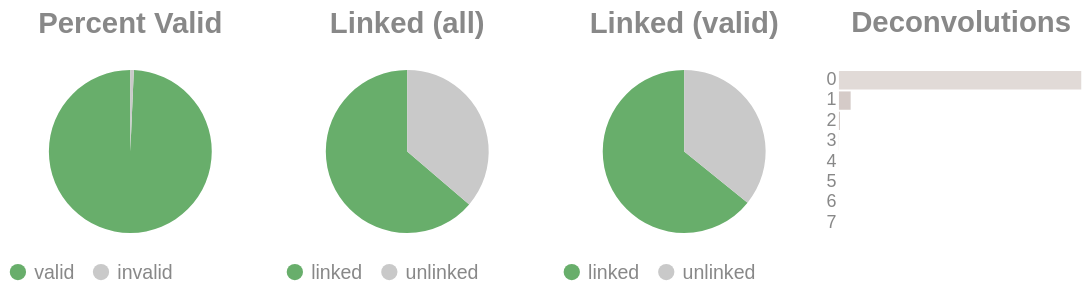

The code cell stored with this chart in its notebook:
### Code cell
if SKIPLR:
    pass
else:
    clash = Counter()
    for i in valids['molecule'].to_list():
        _mol = i.split("-")
        if len(_mol) == 1:
            clash.update('0')
        else:
            clash.update(_mol[-1])

    _d = {"deconvolutions": [], 'count': []}
    for k,v in clash.items():
        _d['deconvolutions'].append(k)
        _d['count'].append(v)

    tot_valid = valids['reads'].sum()
    mask = valids['reads'] >= 2
    n_linked_reads = valids.filter(mask)['reads'].sum()
    if n_linked_reads == 0:
        print_html("No linked molecules (>=2 reads) were detected; skipping linked-only distributions.")
        SKIPLR = True
    else:
        perc_valid = round(tot_valid / n_reads, 4)
        linked_perc_abs = round(n_linked_reads / n_reads, 4)
        linked_perc = round(n_linked_reads / tot_valid, 4)

    _valid = pl.DataFrame({"valids": ['valid', 'invalid'], "count": [tot_valid, n_reads - tot_valid]})
    _linked_abs = pl.DataFrame({"linked (absolute)": ['linked', 'unlinked'], "count": [n_linked_reads, n_reads - n_linked_reads]})
    _linked_rel = pl.DataFrame({"linked (valids)": ['linked', 'unlinked'], "count": [n_linked_reads, tot_valid - n_linked_reads]})

    (
        alt.hconcat(
            piechart(_valid, goodval = 'valid', title = "Percent Valid"),
            piechart(_linked_abs, goodval = "linked", title =  "Linked (all)"),
            piechart(_linked_rel, goodval = "linked", title =  "Linked (valid)"),
            convolutionbar(pl.DataFrame(_d), title = "Deconvolutions"),
            center = True,
            bounds = 'flush'
        )
        .resolve_scale(color='independent')
        .resolve_legend('independent')
        .properties(usermeta={'embedOptions': {"actions": False}})
    ).display()

### Figure 1 — Vega-Lite specification as saved in the notebook (floating-point values rounded to 4 significant figures)
{"width": "container", "height": 400, "config": {"title": {"anchor": "start", "dy": -15, "fontSize": 18, "color": "#888888", "subtitleColor": "#888888", "subtitleFontSize": 14}, "arc": {"fill": "#0072B2"}, "axis": {"domainColor": "#888888", "domainWidth": 0.5, "gridWidth": 0.2, "grid": false, "titleFontWeight": 400, "titleFontSize": 15, "labelFontSize": 11, "labelColor": "#888888", "tickColor": "#888888", "tickWidth": 0.2, "titleColor": "#888888"}, "axisBand": {"grid": false}, "axisX": {"grid": true, "tickSize": 10, "domainCap": "round"}, "axisY": {"domain": false, "grid": true, "tickSize": 0, "domainCap": "round"}, "background": "transparent", "header": {"labelFontSize": 15, "labelColor": "#888888", "titleFontSize": 15, "titleFontWeight": 600, "titleColor": "#888888"}, "legend": {"labelFont": "sans-serif", "labelFontSize": 12, "labelColor": "#888888", "symbolSize": 100, "symbolType": "circle", "titleFontSize": 12, "titlePadding": 10, "titleColor": "#888888", "title": null}, "range": {"category": ["#E69F00", "#56B4E9", "#009E73", "#F0E442", "#0072B2", "#D55E00", "#CC79A7", "#000000"], "diverging": ["#cfe8f3", "#a2d4ec", "#73bfe2", "#46abdb", "#1696d2", "#12719e"]}, "area": {"fill": "#0072B2", "fillOpacity": 0.7, "line": true, "strokeOpacity": 0.7}, "line": {"color": "#0072B2", "stroke": "#0072B2", "strokeWidth": 2}, "trail": {"color": "#0072B2", "stroke": "#0072B2", "strokeWidth": 0, "size": 1}, "point": {"filled": true, "fillOpacity": 1.0, "size": 95}, "text": {"color": "#888888", "fontSize": 11, "align": "right", "fontWeight": 400, "size": 11}, "bar": {"fill": "#0072B2", "stroke": null}, "view": {"stroke": null, "continuousWidth": 660, "continuousHeight": 400}}, "hconcat": [{"data": {"name": "data-e96e1db6dc7cfd2eb3643e4fb19ff349"}, "mark": {"type": "arc"}, "encoding": {"color": {"field": "valids", "legend": {"orient": "bottom", "title": null}, "scale": {"domain": ["valid", "invalid"], "range": ["#68ae6b", "#C9C9C9"]}, "title": "Valids", "type": "nominal"}, "theta": {"field": "count", "type": "quantitative"}, "tooltip": [{"field": "valids", "title": "Valids", "type": "ordinal"}, {"field": "percent", "format": ".2%", "title": "Percent", "type": "quantitative"}, {"field": "count", "title": "Count", "type": "quantitative"}]}, "height": 100, "title": {"text": "Percent Valid", "align": "center", "anchor": "middle"}, "transform": [{"calculate": "datum.count / 15290045", "as": "percent"}], "width": 150}, {"data": {"name": "data-292853fa6a3cb22e56d88815657b5e50"}, "mark": {"type": "arc"}, "encoding": {"color": {"field": "linked (absolute)", "legend": {"orient": "bottom", "title": null}, "scale": {"domain": ["linked", "unlinked"], "range": ["#68ae6b", "#C9C9C9"]}, "title": "Linked (Absolute)", "type": "nominal"}, "theta": {"field": "count", "type": "quantitative"}, "tooltip": [{"field": "linked (absolute)", "title": "Linked (Absolute)", "type": "ordinal"}, {"field": "percent", "format": ".2%", "title": "Percent", "type": "quantitative"}, {"field": "count", "title": "Count", "type": "quantitative"}]}, "height": 100, "title": {"text": "Linked (all)", "align": "center", "anchor": "middle"}, "transform": [{"calculate": "datum.count / 15290045", "as": "percent"}], "width": 150}, {"data": {"name": "data-4eea073ba7f1130f094568df6ddc5254"}, "mark": {"type": "arc"}, "encoding": {"color": {"field": "linked (valids)", "legend": {"orient": "bottom", "title": null}, "scale": {"domain": ["linked", "unlinked"], "range": ["#68ae6b", "#C9C9C9"]}, "title": "Linked (Valids)", "type": "nominal"}, "theta": {"field": "count", "type": "quantitative"}, "tooltip": [{"field": "linked (valids)", "title": "Linked (Valids)", "type": "ordinal"}, {"field": "percent", "format": ".2%", "title": "Percent", "type": "quantitative"}, {"field": "count", "title": "Count", "type": "quantitative"}]}, "height": 100, "title": {"text": "Linked (valid)", "align": "center", "anchor": "middle"}, "transform": [{"calculate": "datum.count / 15184626", "as": "percent"}], "width": 150}, {"data": {"name": "data-85aadba5bb8fd14fd9ca6b8244a4465f"}, "mark": {"type": "bar"}, "encoding": {"color": {"field": "deconvolutions", "legend": null, "scale": {"scheme": "lightgreyred"}, "type": "nominal"}, "tooltip": [{"field": "deconvolutions", "title": "Deconvolutions", "type": "ordinal"}, {"field": "percent", "format": ".2%", "title": "Percent", "type": "quantitative"}, {"field": "count", "title": "Count", "type": "quantitative"}], "x": {"axis": null, "field": "count", "type": "quantitative"}, "y": {"field": "deconvolutions", "sort": "ascending", "title": null, "type": "nominal"}}, "height": 100, "title": {"text": "Deconvolutions", "align": "center", "anchor": "middle"}, "transform": [{"calculate": "datum.count / 8348326", "as": "percent"}], "width": 150}], "bounds": "flush", "center": true, "resolve": {"legend": {"angle": "independent"}, "scale": {"color": "independent"}}, "usermeta": {"embedOptions": {"actions": false}}, "$schema": "https://vega.github.io/schema/vega-lite/v6.1.0.json", "datasets": {"data-e96e1db6dc7cfd2eb3643e4fb19ff349": [{"valids": "valid", "count": 15184626}, {"valids": "invalid", "count": 105419}], "data-292853fa6a3cb22e56d88815657b5e50": [{"linked (absolute)": "linked", "count": 9747578}, {"linked (absolute)": "unlinked", "count": 5542467}], "data-4eea073ba7f1130f094568df6ddc5254": [{"linked (valids)": "linked", "count": 9747578}, {"linked (valids)": "unlinked", "count": 5437048}], "data-85aadba5bb8fd14fd9ca6b8244a4465f": [{"deconvolutions": "0", "count": 7933740}, {"deconvolutions": "1", "count": 383876}, {"deconvolutions": "2", "count": 27897}, {"deconvolutions": "3", "count": 2498}, {"deconvolutions": "4", "count": 277}, {"deconvolutions": "5", "count": 32}, {"deconvolutions": "6", "count": 5}, {"deconvolutions": "7", "count": 1}]}}
